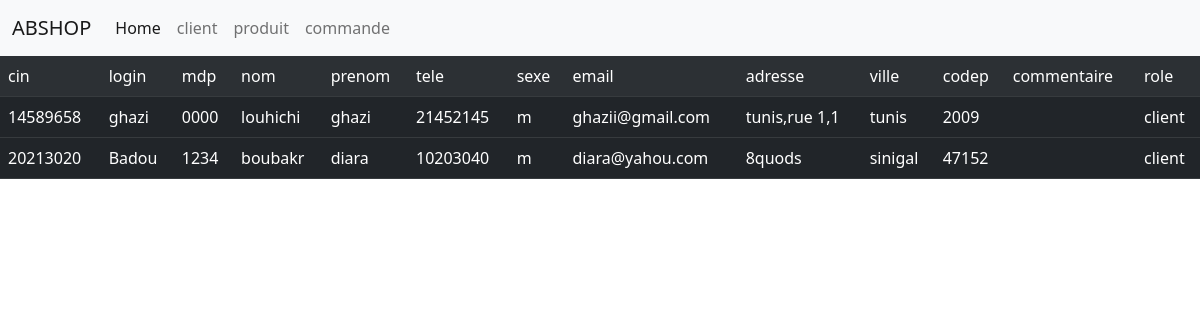
The page /php/client.php on the database its author committed.
### tables this page shows
CREATE TABLE `utilisateur` (
  `cin` int(8) NOT NULL,
  `login` varchar(255) NOT NULL,
  `mdp` varchar(255) NOT NULL,
  `nom` varchar(255) NOT NULL,
  `prenom` varchar(255) NOT NULL,
  `tele` int(8) NOT NULL,
  `sexe` varchar(255) NOT NULL,
  `email` varchar(255) NOT NULL,
  `adresse` varchar(255) NOT NULL,
  `ville` varchar(255) NOT NULL,
  `codep` int(10) NOT NULL,
  `commentaire` varchar(255) NOT NULL,
  `role` varchar(255) NOT NULL
);

### php/client.php (the view, shortened to what this page needs)
  <!doctype html>
<html>
    <head>
        <link href="css/bootstrap.min.css" rel="stylesheet" >
    </head>
    <body>
    <nav class="navbar navbar-expand-lg navbar-light bg-light">
        <div class="container-fluid">
          <a class="navbar-brand" href="#">ABSHOP</a>
          <div class="collapse navbar-collapse" id="navbarText">
            <ul class="navbar-nav me-auto mb-2 mb-lg-0">
              <li class="nav-item">
                <a class="nav-link active" aria-current="page" href="home.php">Home</a>
              </li>
              <li class="nav-item">
                <a class="nav-link" href="client.php">client</a>
              </li>
              <li class="nav-item">
                <a class="nav-link" href="produit.php">produit</a>
              </li>
              <li class="nav-item">
                <a class="nav-link" href="commande.php">commande</a>
              </li>
            </ul>
            </div>
        </div>
      </nav>
        <table class="table table-dark table-striped">
<?php
include 'base.php';
$res=$db->query("SELECT * FROM `utilisateur` WHERE role='client'" );
$Res=$res->fetchAll(PDO::FETCH_ASSOC);
for($i=0;$i<count($Res);$i++)
{
    echo "<tr>";
    foreach ($Res[$i] as $k=>$v)
    {
             if($i==0)
             {
               echo "<td>".$k."</td> ";
             }
    }
    echo "</tr>";
    echo "<tr>";
    foreach ($Res[$i] as $k=>$v)
    {
               echo "<td>".$v."</td> ";
    }
    echo "</tr>";
}
?>
</table>
</body>
</html>

### rows shown on the page
utilisateur: cin "14589658", login "ghazi", mdp "0000", nom "louhichi", prenom "ghazi", tele "21452145", sexe "m", email "ghazii@gmail.com", adresse "tunis,rue 1,1", ville "tunis", codep "2009", role "client"
utilisateur: cin "20213020", login "Badou", mdp "1234", nom "boubakr", prenom "diara", tele "10203040", sexe "m", email "diara@yahou.com", adresse "8quods", ville "sinigal", codep "47152", role "client"

### other values the page prints
$k "cin"
$k "login"
$k "mdp"
$k "nom"
$k "prenom"
$k "tele"
$k "sexe"
$k "email"
$k "adresse"
$k "ville"
$k "codep"
$k "commentaire"
$k "role"
